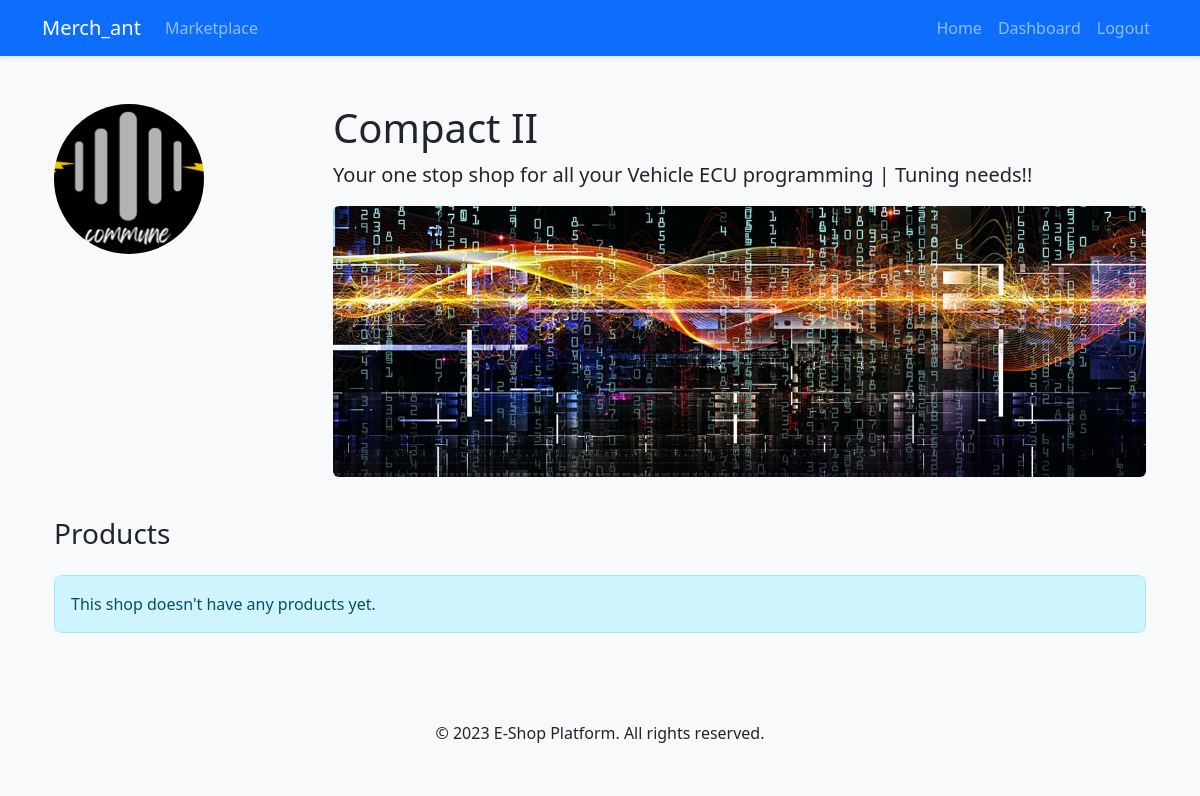
/dashboard/view_shop (signed in), run on the app's committed database.
### app/models.py (models this page shows)
class Shop(db.Model):
    id = db.Column(db.Integer, primary_key=True)
    name = db.Column(db.String(100), index=True, unique=True)
    description = db.Column(db.Text)
    logo = db.Column(db.String(100))
    banner = db.Column(db.String(100))
    created_at = db.Column(db.DateTime, default=datetime.utcnow)
    owner_id = db.Column(db.Integer, db.ForeignKey('user.id'))
    products = db.relationship('Product', backref='shop', lazy='dynamic')

### app/dashboard/routes.py (the view)
@bp.route('/view_shop')
@login_required
def view_shop():
    if not current_user.shop:
        return redirect(url_for('shop.create'))
    shop = current_user.shop
    return render_template('dashboard/view_shop.html', shop=shop)

### app/models.py (called while the page is built)
@login.user_loader
def load_user(id):
    return User.query.get(int(id))

### app/templates/dashboard/view_shop.html (shortened to what this page needs)
{% extends "base.html" %}
{% block content %}
<div class="container my-5">
    <div class="row mb-4">
        <div class="col-md-3">
            <img src="{{ url_for('static', filename='uploads/' + shop.logo) if shop.logo else url_for('static', filename='images/default-shop.png') }}"
                 class="img-fluid rounded-circle" alt="{{ shop.name }}" style="width: 150px; height: 150px; object-fit: cover;">
        </div>
        <div class="col-md-9">
            <h1>{{ shop.name }}</h1>
            <p class="lead">{{ shop.description }}</p>
            {% if shop.banner %}
            <img src="{{ url_for('static', filename='uploads/' + shop.banner) }}" class="img-fluid rounded mb-3" alt="{{ shop.name }} banner">
            {% endif %}
        </div>
    </div>
    <div class="row">
        <div class="col-12">
            <h3 class="mb-4">Products</h3>
            {% if products %}
            <div class="row">
                {% for product in products %}
                <div class="col-md-3 mb-4">
                    <div class="card h-100">
                        <img src="{{ url_for('static', filename='uploads/' + product.image) if product.image else url_for('static', filename='images/default-product.png') }}"
                             class="card-img-top product-img" alt="{{ product.name }}">
                        <div class="card-body">
                            <h5 class="card-title">{{ product.name }}</h5>
                            <p class="card-text text-muted">{{ product.description|truncate(100) }}</p>
                            <p class="card-text fw-bold">${{ "%.2f"|format(product.price) }}</p>
                        </div>
                        <div class="card-footer bg-white">
                            <a href="{{ url_for('main.product_detail', product_id=product.id) }}" class="btn btn-sm btn-primary">View Details</a>
                        </div>
                    </div>
                </div>
                {% endfor %}
            </div>
            {% else %}
            <div class="alert alert-info">
                This shop doesn't have any products yet.
            </div>
            {% endif %}
        </div>
    </div>
</div>
{% endblock %}

### app/static/css/main.css (style rules this page uses)
:root { --primary-color: #3498db; --secondary-color: #2ecc71; --dark-color: #2c3e50; --light-color: #ecf0f1; --danger-color: #e74c3c; --warning-color: #f39c12; }
body { font-family: 'Segoe UI', Tahoma, Geneva, Verdana, sans-serif; background-color: #f8f9fa; }
.alert { border-radius: 8px; }

### data on the page
Shop: logo (picture), name "Compact II", description "Your one stop shop for all your Vehicle ECU programming | Tuning needs!!", banner (picture)
